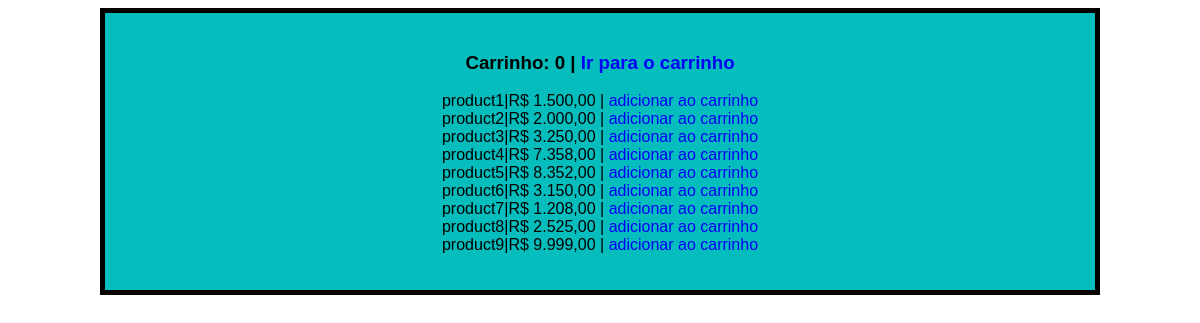
The page / on the database its author committed.
### tables this page shows
CREATE TABLE `products` (
  `id` int(11) NOT NULL,
  `name` varchar(45) NOT NULL,
  `price` decimal(8,2) NOT NULL
);

### app/classes/Cart.php (called while the page is built, shortened)
<?php
class Cart implements CartInterface
{
    public function cart()
    {
        return [];
    }
}

### app/database/Connect.php (called while the page is built, shortened)
<?php
class Connect
{
    private static $pdo = null;
    public static function connect()
    {
        try {
            if (!static::$pdo) {
                static::$pdo = new PDO('mysql:host=localhost;dbname=cart', 'root', '', [
                    PDO::ATTR_DEFAULT_FETCH_MODE => PDO::FETCH_OBJ
                ]);
            }
            return static::$pdo;
        } catch (PDOException $e) {
            var_dump($e->getMessage());
        }
    }
}

### app/database/models/Model.php (called while the page is built, shortened)
<?php
abstract class Model
{
    public function __construct()
    {
        $this->connect = Connect::connect();
    }
}

### app/database/models/Read.php (called while the page is built, shortened)
<?php
class Read extends Model
{
    public function all($table, $fields = '*')
    {
        try {
            $query = $this->connect->query("select {$fields} from {$table}");
            $query->execute();
            return $query->fetchAll();
        } catch (\Throwable $th) {
            var_dump($th->getMessage());
        }
    }
}

### public/index.php (the view, shortened to what this page needs)
<?php
$cart = new Cart;
$read = new Read;
$products = $read->all('products');
$productsInCart = $cart->cart();
?>
<!DOCTYPE html>
<html lang="pt-br">
<head>
	<link rel="stylesheet" href="assets/css/styles.css">
</head>
<body>
<div id="container">
	<h3>Carrinho: <?php echo count($productsInCart); ?> | <a href="cart.php">Ir para o carrinho</a></h3>
	<ul>
	<?php foreach ($products as $product): ?>
			<li>
				<?php echo $product->name; ?>|R$ <?php echo number_format($product->price, 2, ',', '.'); ?>
				| <a href="add.php?id=<?php echo $product->id; ?>">adicionar ao carrinho</a>
			</li>
	<?php endforeach; ?>
	</ul>
</div>
</body>
</html>

### public/assets/css/styles.css (style rules this page uses)
html, body { font-family: "Noto Sans JP", sans-serif; }
ul { list-style: none; padding: 0; }
#container { width: 950px; margin: 0 auto; background-color: rgb(5, 189, 189); padding: 20px; border: black solid 5px; text-align: center; }
#container a { text-decoration: none; color: rgb(3, 3, 243); }

### rows shown on the page
products: name "product1", price "1.500,00"
products: name "product2", price "2.000,00"
products: name "product3", price "3.250,00"
products: name "product4", price "7.358,00"
products: name "product5", price "8.352,00"
products: name "product6", price "3.150,00"
products: name "product7", price "1.208,00"
products: name "product8", price "2.525,00"
products: name "product9", price "9.999,00"

### other values the page prints
count($productsInCart) "0"
